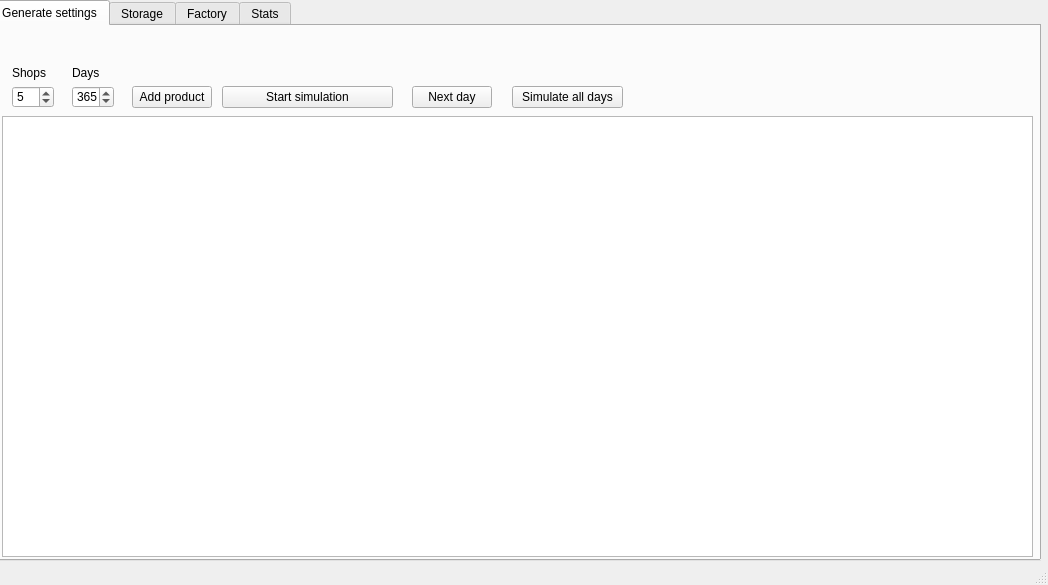
<?xml version="1.0" encoding="UTF-8"?>
<ui version="4.0">
 <class>MainWindow</class>
 <widget class="QMainWindow" name="MainWindow">
  <property name="geometry">
   <rect>
    <x>0</x>
    <y>0</y>
    <width>1048</width>
    <height>585</height>
   </rect>
  </property>
  <property name="windowTitle">
   <string>MainWindow</string>
  </property>
  <widget class="QWidget" name="centralwidget">
   <widget class="QTabWidget" name="tabWidget">
    <property name="geometry">
     <rect>
      <x>-10</x>
      <y>0</y>
      <width>1051</width>
      <height>561</height>
     </rect>
    </property>
    <property name="currentIndex">
     <number>0</number>
    </property>
    <widget class="QWidget" name="generate">
     <property name="enabled">
      <bool>true</bool>
     </property>
     <attribute name="title">
      <string>Generate settings</string>
     </attribute>
     <widget class="QPushButton" name="add_prod">
      <property name="geometry">
       <rect>
        <x>140</x>
        <y>60</y>
        <width>80</width>
        <height>22</height>
       </rect>
      </property>
      <property name="text">
       <string>Add product</string>
      </property>
     </widget>
     <widget class="QSpinBox" name="set_days">
      <property name="geometry">
       <rect>
        <x>80</x>
        <y>60</y>
        <width>42</width>
        <height>22</height>
       </rect>
      </property>
      <property name="minimum">
       <number>1</number>
      </property>
      <property name="maximum">
       <number>5000</number>
      </property>
      <property name="value">
       <number>365</number>
      </property>
     </widget>
     <widget class="QLabel" name="label_2">
      <property name="geometry">
       <rect>
        <x>20</x>
        <y>40</y>
        <width>47</width>
        <height>14</height>
       </rect>
      </property>
      <property name="text">
       <string>Shops</string>
      </property>
     </widget>
     <widget class="QSpinBox" name="set_shops">
      <property name="geometry">
       <rect>
        <x>20</x>
        <y>60</y>
        <width>42</width>
        <height>22</height>
       </rect>
      </property>
      <property name="minimum">
       <number>1</number>
      </property>
      <property name="value">
       <number>5</number>
      </property>
     </widget>
     <widget class="QLabel" name="label_3">
      <property name="geometry">
       <rect>
        <x>80</x>
        <y>40</y>
        <width>47</width>
        <height>14</height>
       </rect>
      </property>
      <property name="text">
       <string>Days</string>
      </property>
     </widget>
     <widget class="QPushButton" name="start_gen">
      <property name="geometry">
       <rect>
        <x>230</x>
        <y>60</y>
        <width>171</width>
        <height>22</height>
       </rect>
      </property>
      <property name="text">
       <string>Start simulation</string>
      </property>
     </widget>
     <widget class="QTableWidget" name="table">
      <property name="geometry">
       <rect>
        <x>10</x>
        <y>90</y>
        <width>1031</width>
        <height>441</height>
       </rect>
      </property>
      <attribute name="horizontalHeaderStretchLastSection">
       <bool>true</bool>
      </attribute>
      <attribute name="verticalHeaderStretchLastSection">
       <bool>false</bool>
      </attribute>
     </widget>
     <widget class="QPushButton" name="next_days_but2">
      <property name="geometry">
       <rect>
        <x>420</x>
        <y>60</y>
        <width>80</width>
        <height>22</height>
       </rect>
      </property>
      <property name="text">
       <string>Next day</string>
      </property>
     </widget>
     <widget class="QPushButton" name="gen_all_but2">
      <property name="geometry">
       <rect>
        <x>520</x>
        <y>60</y>
        <width>111</width>
        <height>22</height>
       </rect>
      </property>
      <property name="text">
       <string>Simulate all days</string>
      </property>
     </widget>
    </widget>
    <widget class="QWidget" name="storage">
     <attribute name="title">
      <string>Storage</string>
     </attribute>
     <widget class="QTableWidget" name="table_storage">
      <property name="geometry">
       <rect>
        <x>10</x>
        <y>0</y>
        <width>1031</width>
        <height>491</height>
       </rect>
      </property>
      <attribute name="horizontalHeaderStretchLastSection">
       <bool>true</bool>
      </attribute>
     </widget>
     <widget class="QPushButton" name="next_day_but">
      <property name="geometry">
       <rect>
        <x>350</x>
        <y>500</y>
        <width>101</width>
        <height>22</height>
       </rect>
      </property>
      <property name="text">
       <string>Next day</string>
      </property>
     </widget>
     <widget class="QPushButton" name="all_days_but">
      <property name="geometry">
       <rect>
        <x>600</x>
        <y>500</y>
        <width>101</width>
        <height>22</height>
       </rect>
      </property>
      <property name="text">
       <string>Simulate all days</string>
      </property>
     </widget>
    </widget>
    <widget class="QWidget" name="tab">
     <attribute name="title">
      <string>Factory</string>
     </attribute>
     <widget class="QTableWidget" name="table_factory">
      <property name="geometry">
       <rect>
        <x>10</x>
        <y>0</y>
        <width>1031</width>
        <height>491</height>
       </rect>
      </property>
      <attribute name="horizontalHeaderStretchLastSection">
       <bool>true</bool>
      </attribute>
     </widget>
     <widget class="QPushButton" name="next_day_but3">
      <property name="geometry">
       <rect>
        <x>350</x>
        <y>500</y>
        <width>101</width>
        <height>22</height>
       </rect>
      </property>
      <property name="text">
       <string>Next day</string>
      </property>
     </widget>
     <widget class="QPushButton" name="gen_all_but3">
      <property name="geometry">
       <rect>
        <x>600</x>
        <y>500</y>
        <width>101</width>
        <height>22</height>
       </rect>
      </property>
      <property name="text">
       <string>Simulate all days</string>
      </property>
     </widget>
    </widget>
    <widget class="QWidget" name="tab_2">
     <attribute name="title">
      <string>Stats</string>
     </attribute>
     <widget class="QLabel" name="label">
      <property name="geometry">
       <rect>
        <x>30</x>
        <y>20</y>
        <width>47</width>
        <height>14</height>
       </rect>
      </property>
      <property name="text">
       <string>Profit:</string>
      </property>
     </widget>
     <widget class="QLabel" name="label_4">
      <property name="geometry">
       <rect>
        <x>30</x>
        <y>50</y>
        <width>61</width>
        <height>16</height>
       </rect>
      </property>
      <property name="text">
       <string>Lost money:</string>
      </property>
     </widget>
     <widget class="QLineEdit" name="profit_text">
      <property name="geometry">
       <rect>
        <x>200</x>
        <y>20</y>
        <width>113</width>
        <height>21</height>
       </rect>
      </property>
      <property name="readOnly">
       <bool>true</bool>
      </property>
     </widget>
     <widget class="QLineEdit" name="lost_text">
      <property name="geometry">
       <rect>
        <x>200</x>
        <y>50</y>
        <width>113</width>
        <height>21</height>
       </rect>
      </property>
      <property name="readOnly">
       <bool>true</bool>
      </property>
     </widget>
     <widget class="QLabel" name="label_5">
      <property name="geometry">
       <rect>
        <x>30</x>
        <y>80</y>
        <width>91</width>
        <height>16</height>
       </rect>
      </property>
      <property name="text">
       <string>Trashed products:</string>
      </property>
     </widget>
     <widget class="QLineEdit" name="trashed_text">
      <property name="geometry">
       <rect>
        <x>200</x>
        <y>80</y>
        <width>113</width>
        <height>21</height>
       </rect>
      </property>
      <property name="readOnly">
       <bool>true</bool>
      </property>
     </widget>
     <widget class="QLabel" name="label_6">
      <property name="geometry">
       <rect>
        <x>30</x>
        <y>110</y>
        <width>141</width>
        <height>16</height>
       </rect>
      </property>
      <property name="text">
       <string>Discounted products sold:</string>
      </property>
     </widget>
     <widget class="QLineEdit" name="discounted_text">
      <property name="geometry">
       <rect>
        <x>200</x>
        <y>110</y>
        <width>113</width>
        <height>21</height>
       </rect>
      </property>
      <property name="readOnly">
       <bool>true</bool>
      </property>
     </widget>
     <widget class="QLabel" name="label_7">
      <property name="geometry">
       <rect>
        <x>370</x>
        <y>20</y>
        <width>71</width>
        <height>16</height>
       </rect>
      </property>
      <property name="text">
       <string>Days passed:</string>
      </property>
     </widget>
     <widget class="QLineEdit" name="passed">
      <property name="geometry">
       <rect>
        <x>450</x>
        <y>20</y>
        <width>113</width>
        <height>21</height>
       </rect>
      </property>
      <property name="readOnly">
       <bool>true</bool>
      </property>
     </widget>
    </widget>
   </widget>
  </widget>
  <widget class="QStatusBar" name="statusbar"/>
 </widget>
 <resources/>
 <connections/>
</ui>
